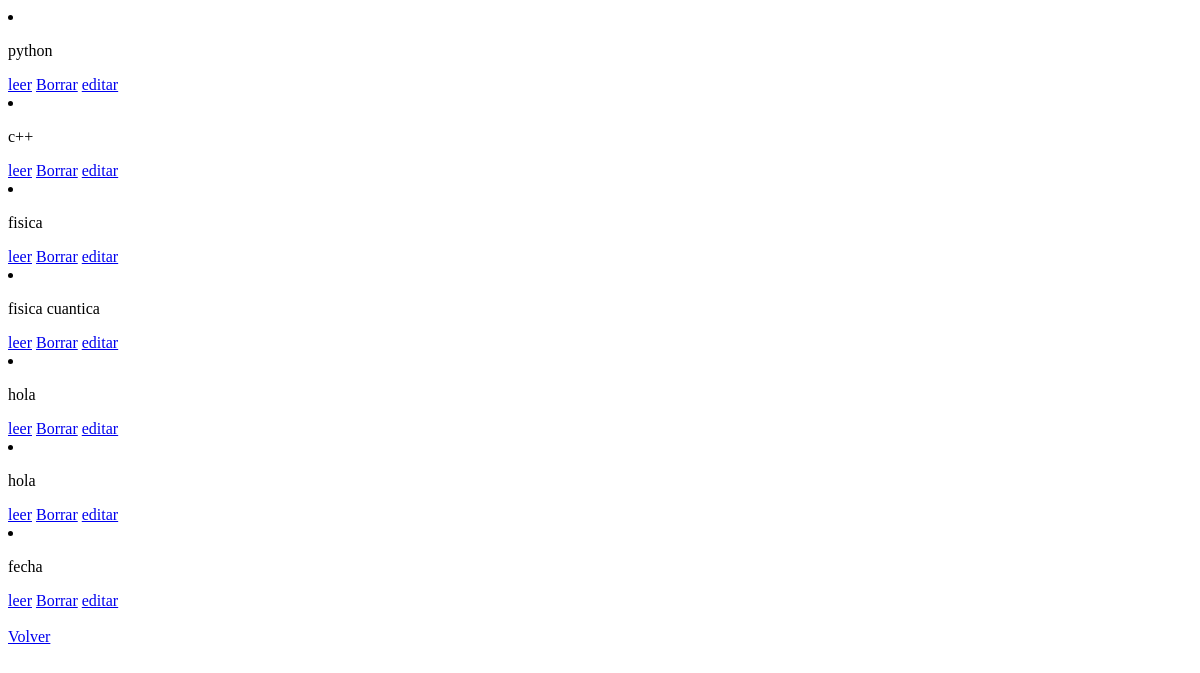
Page /Blog/post/list/ (signed in) on the earlier database version.
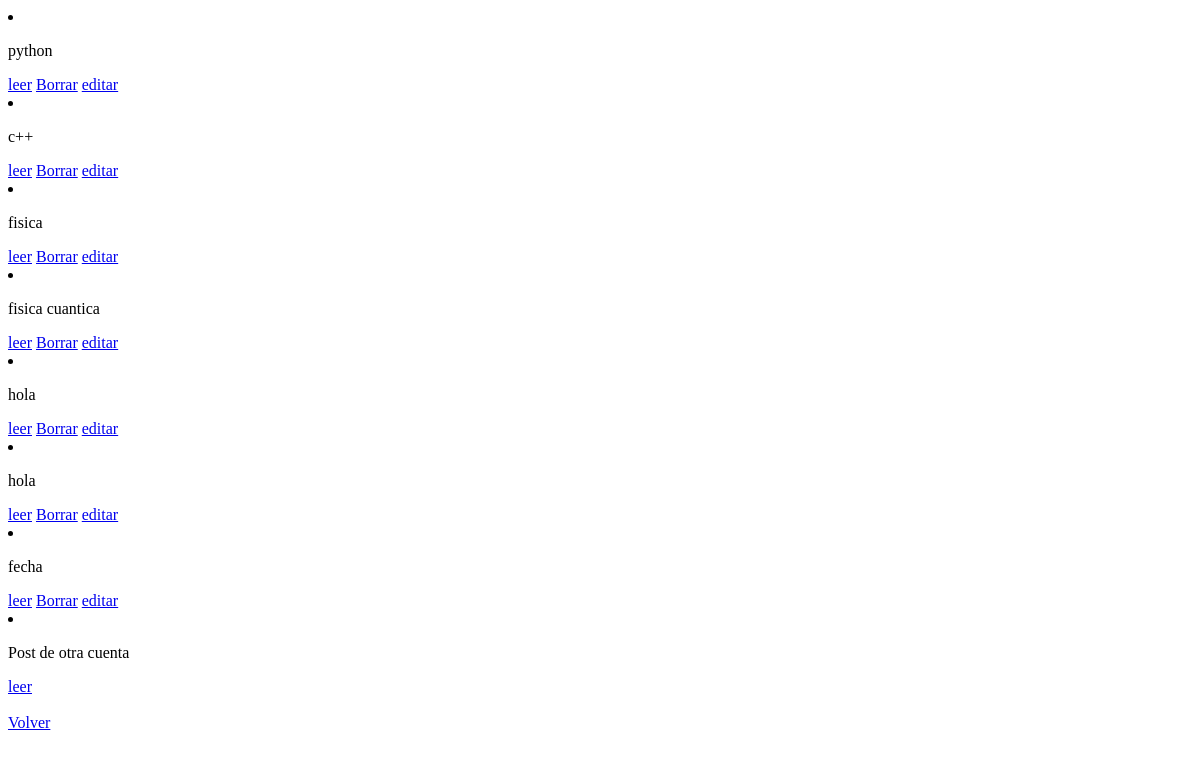
Same page on the later database version.
### Blog/models.py (models this page shows, shortened)
class Posteo(models.Model):
    autor = models.ForeignKey(User , on_delete=models.CASCADE)
    fecha = models.DateTimeField(default=timezone.now)
    titulo = models.CharField(max_length=20)
    subtitulo = models.CharField(max_length=20)
    post = models.CharField(max_length=200)
    imagen = models.ImageField(upload_to='img' , null = True , blank = True)

### Blog/views.py (the view)
# urls.py: path('post/list/',BlogList.as_view() , name='blogList'),
class BlogList(LoginRequiredMixin,ListView):
    model = Posteo
    template_name = 'Blog/blogList.html'

### Blog/templates/Blog/blogList.html (shortened to what this page needs)
<!DOCTYPE html>
<html lang="en">
<head>
</head>
<body>
    {% for post in object_list %}
    <li>
        <p>{{post.titulo}}</p>
        <a href="{% url 'Blog:detalle' post.id %}">leer</a>
        {% if request.user == post.autor %}
        <a href="{% url 'Blog:delete' post.id %}">Borrar</a>
        <a href="{% url 'Blog:editarPost' post.titulo %}">editar</a>
        {% endif %}
    </li>
    {% endfor%}
    <br>
    <a href="{% url 'Blog:post' %}">Volver</a>
</body>
</html>

Differences in the rows shown:
added Posteo: titulo "Post de otra cuenta"
